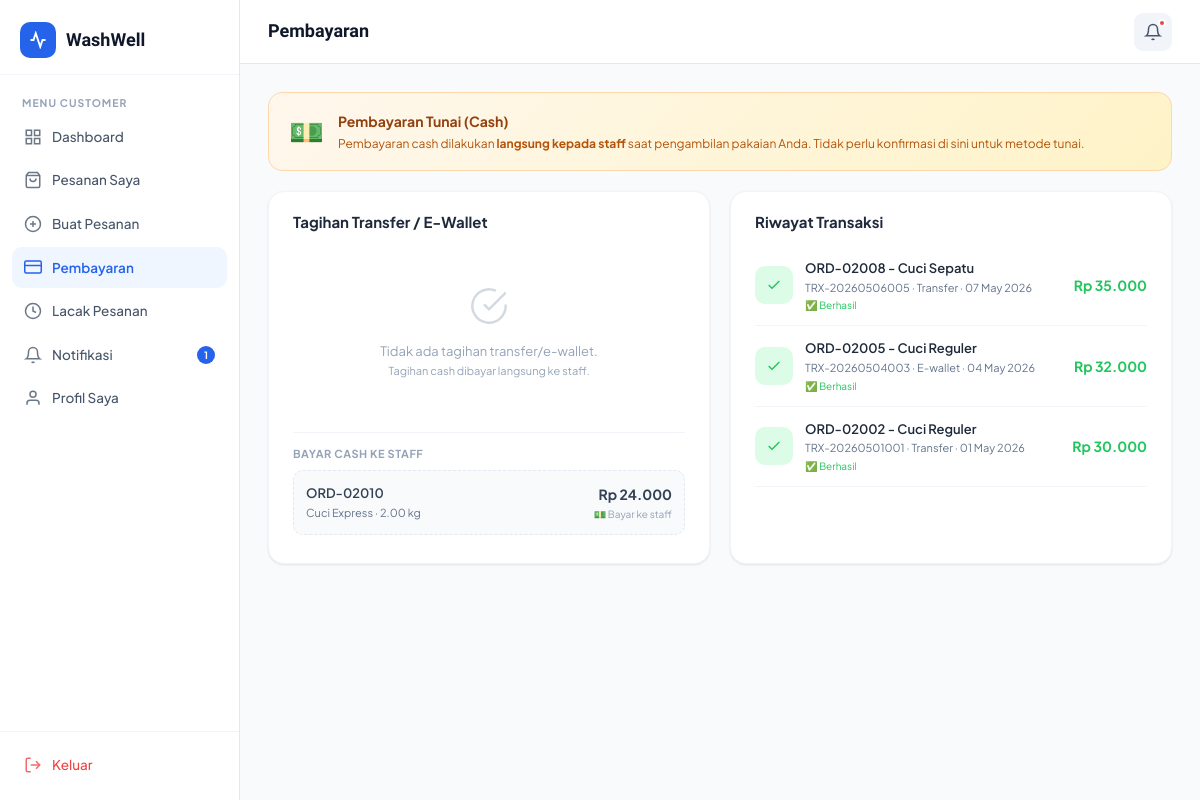
The page /customer/payments.php (signed in) on the database its author committed.
### tables this page shows
CREATE TABLE IF NOT EXISTS orders (
    id INT AUTO_INCREMENT PRIMARY KEY,
    order_code VARCHAR(20) UNIQUE NOT NULL,
    user_id INT NOT NULL,
    service_id INT NOT NULL,
    weight DECIMAL(5,2) DEFAULT 1.00,
    amount DECIMAL(10,2) NOT NULL,
    status ENUM('pending','washing','drying','ironing','ready_pickup','ready_deliver','done','cancelled') DEFAULT 'pending',
    pickup_date DATE,
    delivery_date DATE,
    notes TEXT,
    delivery_type ENUM('pickup','delivery') DEFAULT 'pickup',
    delivery_address TEXT,
    driver_name VARCHAR(100),
    driver_phone VARCHAR(20),
    delivery_status ENUM('pending','on_way','arrived') DEFAULT 'pending',
    payment_status ENUM('unpaid','paid') DEFAULT 'unpaid',
    payment_method ENUM('cash','transfer','e-wallet') DEFAULT 'cash',
    created_at TIMESTAMP DEFAULT CURRENT_TIMESTAMP,
    updated_at TIMESTAMP DEFAULT CURRENT_TIMESTAMP ON UPDATE CURRENT_TIMESTAMP,
    FOREIGN KEY (user_id) REFERENCES users(id) ON DELETE CASCADE,
    FOREIGN KEY (service_id) REFERENCES services(id)
);

CREATE TABLE IF NOT EXISTS services (
    id INT AUTO_INCREMENT PRIMARY KEY,
    name VARCHAR(100) NOT NULL,
    description TEXT,
    price_per_kg DECIMAL(10,2) NOT NULL,
    unit_type ENUM('kg','item') DEFAULT 'kg',
    requires_cloth_type TINYINT(1) DEFAULT 0,
    duration_hours INT DEFAULT 24,
    is_active TINYINT(1) DEFAULT 1,
    created_at TIMESTAMP DEFAULT CURRENT_TIMESTAMP
);

CREATE TABLE IF NOT EXISTS transactions (
    id INT AUTO_INCREMENT PRIMARY KEY,
    order_id INT NOT NULL,
    transaction_code VARCHAR(30) UNIQUE NOT NULL,
    amount DECIMAL(10,2) NOT NULL,
    payment_method ENUM('cash','transfer','e-wallet','cod') DEFAULT 'cash',
    status ENUM('pending','success','failed') DEFAULT 'success',
    created_at TIMESTAMP DEFAULT CURRENT_TIMESTAMP,
    FOREIGN KEY (order_id) REFERENCES orders(id)
);

### includes/auth.php (called while the page is built, shortened)
<?php
require_once __DIR__ . '/config.php';
function getCurrentUser() {
    $db = getDB();
    $id = (int)$_SESSION['user_id'];
    $res = $db->query("SELECT * FROM users WHERE id=$id LIMIT 1");
    return $res ? $res->fetch_assoc() : null;
}
function getUnreadNotifs($userId) {
    $db = getDB();
    $uid = (int)$userId;
    $res = $db->query("SELECT COUNT(*) as cnt FROM notifications WHERE user_id=$uid AND is_read=0");
    return $res ? (int)$res->fetch_assoc()['cnt'] : 0;
}
?>

### includes/config.php (called while the page is built, shortened)
<?php
function formatRupiah($amount) {
    return 'Rp ' . number_format($amount, 0, ',', '.');
}
?>

### customer/payments.php (the view, shortened to what this page needs)
<?php
require_once '../includes/auth.php';
$db = getDB();
$user = getCurrentUser();
$uid = (int)$user['id'];
$transactions = $db->query("
    SELECT t.*, o.order_code, s.name as service_name
    FROM transactions t
    JOIN orders o ON t.order_id = o.id
    JOIN services s ON o.service_id = s.id
    WHERE o.user_id = $uid
      AND t.id = (
          SELECT MAX(t2.id) FROM transactions t2 WHERE t2.order_id = t.order_id
      )
    ORDER BY t.created_at DESC
    LIMIT 20
");
?>
<!DOCTYPE html>
<html lang="id">
<head>
<link rel="stylesheet" href="../assets/css/style.css">
</head>
<body>
<div class="app-layout">
    <?php require_once('../customer/sidebar.php'); ?>
    <div class="main-content">
        <header class="topbar">
            <div class="topbar-left">
                <div class="topbar-title">Pembayaran</div>
            </div>
            <div class="topbar-right">
                <a href="notifications.php" class="notif-btn" style="position:relative;display:flex;align-items:center;justify-content:center;width:38px;height:38px;border-radius:9px;background:var(--gray-100);">
                    <svg width="18" height="18" viewBox="0 0 24 24" fill="none" stroke="currentColor" stroke-width="2"><path d="M18 8A6 6 0 0 0 6 8c0 7-3 9-3 9h18s-3-2-3-9"/><path d="M13.73 21a2 2 0 0 1-3.46 0"/></svg>
                    <?php if ($notifCount > 0): ?><span style="position:absolute;top:6px;right:6px;width:8px;height:8px;border-radius:50%;background:#EF4444;border:2px solid white;"></span><?php endif; ?>
                </a>
            </div>
        </header>
        <main class="page-content">
            <div style="background:linear-gradient(135deg,#FFF7ED,#FEF3C7);border:1.5px solid #FED7AA;border-radius:14px;padding:16px 20px;margin-bottom:20px;display:flex;align-items:center;gap:14px;">
                <div style="font-size:28px;flex-shrink:0;">💵</div>
                <div>
                    <div style="font-weight:700;font-size:14px;color:#92400E;margin-bottom:2px;">Pembayaran Tunai (Cash)</div>
                    <div style="font-size:12px;color:#B45309;line-height:1.5;">Pembayaran cash dilakukan <strong>langsung kepada staff</strong> saat pengambilan pakaian Anda. Tidak perlu konfirmasi di sini untuk metode tunai.</div>
                </div>
            </div>
            <div style="display:grid;grid-template-columns:1fr 1fr;gap:20px;">
                <div class="card">
                    <div class="card-header">
                        <span class="card-title">Tagihan Transfer / E-Wallet</span>
                    </div>
                    <div class="card-body" style="padding-top:12px;">
                        <?php
                        $unpaidNonCash = $db->query("SELECT o.*,s.name as service_name FROM orders o JOIN services s ON o.service_id=s.id WHERE o.user_id=$uid AND o.payment_status='unpaid' AND o.payment_method IN ('transfer','e-wallet') AND o.status!='cancelled' ORDER BY o.created_at DESC");
                        ?>
                        <?php if ($unpaidNonCash->num_rows === 0): ?>
                        <div style="text-align:center;padding:40px 0;color:var(--gray-400);">
                            <svg width="40" height="40" viewBox="0 0 24 24" fill="none" stroke="currentColor" stroke-width="1.5" style="margin-bottom:10px;opacity:0.4;"><path d="M22 11.08V12a10 10 0 1 1-5.93-9.14"/><polyline points="22 4 12 14.01 9 11.01"/></svg>
                            <p style="font-size:13px;">Tidak ada tagihan transfer/e-wallet.</p>
                            <p style="font-size:11px;color:var(--gray-400);">Tagihan cash dibayar langsung ke staff.</p>
                        </div>
                        <?php endif; ?>
                        <?php
                        $unpaidCash = $db->query("SELECT o.*,s.name as service_name FROM orders o JOIN services s ON o.service_id=s.id WHERE o.user_id=$uid AND o.payment_status='unpaid' AND o.payment_method='cash' AND o.status!='cancelled' ORDER BY o.created_at DESC");
                        if ($unpaidCash->num_rows > 0): ?>
                        <div style="border-top:1px solid var(--gray-100);margin-top:12px;padding-top:12px;">
                            <div style="font-size:11px;font-weight:700;color:var(--gray-400);text-transform:uppercase;letter-spacing:0.5px;margin-bottom:8px;">Bayar Cash ke Staff</div>
                            <?php while($o = $unpaidCash->fetch_assoc()): ?>
                            <div style="border:1.5px dashed var(--gray-200);border-radius:10px;padding:12px;margin-bottom:8px;background:var(--gray-50);">
                                <div style="display:flex;justify-content:space-between;align-items:center;">
                                    <div>
                                        <div style="font-weight:600;font-size:13px;color:var(--gray-700)"><?= htmlspecialchars($o['order_code']) ?></div>
                                        <div style="font-size:11px;color:var(--gray-500);"><?= htmlspecialchars($o['service_name']) ?> · <?= $o['weight'] ?> kg</div>
                                    </div>
                                    <div style="text-align:right;">
                                        <div style="font-weight:700;font-size:14px;color:var(--gray-700)"><?= formatRupiah($o['amount']) ?></div>
                                        <div style="font-size:10px;color:var(--gray-400);">💵 Bayar ke staff</div>
                                    </div>
                                </div>
                            </div>
                            <?php endwhile; ?>
                        </div>
                        <?php endif; ?>
                    </div>
                </div>
                <div class="card">
                    <div class="card-header"><span class="card-title">Riwayat Transaksi</span></div>
                    <div class="card-body" style="padding-top:12px;">
                        <?php if ($transactions->num_rows === 0): ?>
                        <div style="text-align:center;padding:40px 0;color:var(--gray-400);font-size:13px;">Belum ada transaksi</div>
                        <?php else: ?>
                        <?php while($t = $transactions->fetch_assoc()): ?>
                        <div style="display:flex;align-items:center;gap:12px;padding:12px 0;border-bottom:1px solid var(--gray-100);">
                            <div style="width:38px;height:38px;border-radius:10px;background:<?= $t['status']==='success'?'var(--green-light)':($t['status']==='pending'?'#FEF3C7':'#FEE2E2') ?>;display:flex;align-items:center;justify-content:center;flex-shrink:0;">
                                <?php if($t['status']==='success'): ?>
                                <svg width="16" height="16" viewBox="0 0 24 24" fill="none" stroke="#22C55E" stroke-width="2"><polyline points="20 6 9 17 4 12"/></svg>
                                <?php elseif($t['status']==='pending'): ?>
                                <svg width="16" height="16" viewBox="0 0 24 24" fill="none" stroke="#D97706" stroke-width="2"><circle cx="12" cy="12" r="10"/><polyline points="12 6 12 12 16 14"/></svg>
                                <?php else: ?>
                                <svg width="16" height="16" viewBox="0 0 24 24" fill="none" stroke="#EF4444" stroke-width="2"><line x1="18" y1="6" x2="6" y2="18"/><line x1="6" y1="6" x2="18" y2="18"/></svg>
                                <?php endif; ?>
                            </div>
                            <div style="flex:1;">
                                <div style="font-size:13px;font-weight:600;"><?= htmlspecialchars($t['order_code']) ?> - <?= htmlspecialchars($t['service_name']) ?></div>
                                <div style="font-size:11px;color:var(--gray-500);"><?= htmlspecialchars($t['transaction_code']) ?> · <?= ucfirst($t['payment_method']) ?> · <?= date('d M Y', strtotime($t['created_at'])) ?></div>
                                <div style="font-size:10px;margin-top:1px;color:<?= $t['status']==='success'?'#22C55E':($t['status']==='pending'?'#D97706':'#EF4444') ?>;">
                                    <?= $t['status']==='success'?'✅ Berhasil':($t['status']==='pending'?'⏳ Menunggu Verifikasi':'❌ Gagal') ?>
                                </div>
                            </div>
                            <div style="font-weight:700;font-size:14px;color:<?= $t['status']==='success'?'var(--green)':($t['status']==='pending'?'#D97706':'#EF4444') ?>"><?= formatRupiah($t['amount']) ?></div>
                        </div>
                        <?php endwhile; ?>
                        <?php endif; ?>
                    </div>
                </div>
            </div>
        </main>
    </div>
</div>
</body>
</html>

### assets/css/style.css (style rules this page uses)
:root { --primary: #2563EB; --primary-light: #3B82F6; --primary-dark: #1D4ED8; --primary-bg: #EFF6FF; --orange: #F97316; --orange-light: #FED7AA; --green: #22C55E; --green-light: #DCFCE7; --teal: #06B6D4; --teal-light: #CFFAFE; --gray-50: #F8FAFC; --gray-100: #F1F5F9; --gray-200: #E2E8F0; --gray-300: #CBD5E1; --gray-400: #94A3B8; --gray-500: #64748B; --gray-600: #475569; --gray-700: #334155; --gray-800: #1E293B; --gray-900: #0F172A; --white: #FFFFFF; --shadow-sm: 0 1px 3px rgba(0,0,0,0.06), 0 1px 2px rgba(0,0,0,0.04); --shadow: 0 4px 6px -1px rgba(0,0,0,0.07), 0 2px 4px -1px rgba(0,0,0,0.04); --shadow-md: 0 10px 15px -3px rgba(0,0,0,0.08), 0 4px 6px -2px rgba(0,0,0,0.04); --shadow-lg: 0 20px 25px -5px rgba(0,0,0,0.08), 0 10px 10px -5px rgba(0,0,0,0.03); --radius: 12px; --radius-lg: 16px; --radius-xl: 24px; --sidebar-w: 240px; --font: 'Plus Jakarta Sans', sans-serif; --font-display: 'Sora', sans-serif; --transition: all 0.2s ease; }
*, *::before, *::after { box-sizing: border-box; margin: 0; padding: 0; }
html { scroll-behavior: smooth; }
body { font-family: var(--font); background: var(--gray-50); color: var(--gray-800); line-height: 1.6; font-size: 14px; }
a { text-decoration: none; color: inherit; }
.card { background: var(--white); border-radius: var(--radius-lg); box-shadow: var(--shadow-sm); border: 1px solid var(--gray-100); }
.card-body { padding: 20px 24px; }
.card-header { padding: 18px 24px 0; display: flex; align-items: center; justify-content: space-between; gap: 12px; }
.card-title { font-size: 15px; font-weight: 700; color: var(--gray-800); }
.app-layout { display: flex; min-height: 100vh; }
.nav-item svg { flex-shrink: 0; opacity: 0.8; }
.nav-item.active svg { opacity: 1; }
.main-content { flex: 1; margin-left: var(--sidebar-w); display: flex; flex-direction: column; min-height: 100vh; }
.topbar { background: var(--white); border-bottom: 1px solid var(--gray-200); padding: 0 28px; height: 64px; display: flex; align-items: center; justify-content: space-between; position: sticky; top: 0; z-index: 50; }
.topbar-left { display: flex; align-items: center; gap: 16px; }
.topbar-title { font-family: var(--font-display); font-size: 18px; font-weight: 700; color: var(--gray-900); }
.topbar-right { display: flex; align-items: center; gap: 12px; }
.page-content { padding: 28px; flex: 1; }
.notif-btn { position: relative; background: var(--gray-100); border: none; border-radius: 10px; width: 38px; height: 38px; display: flex; align-items: center; justify-content: center; color: var(--gray-600); transition: var(--transition); }

### rows shown on the page
orders: order_code "ORD-02010", service.name "Cuci Express", weight "2.00", amount "Rp 24.000"
transactions: status "success" (drawn), order.order_code "ORD-02008", services.name "Cuci Sepatu", transaction_code "TRX-20260506005", payment_method "Transfer", created_at "07 May 2026", amount "Rp 35.000"
transactions: status "success" (drawn), order.order_code "ORD-02005", services.name "Cuci Reguler", transaction_code "TRX-20260504003", payment_method "E-wallet", created_at "04 May 2026", amount "Rp 32.000"
transactions: status "success" (drawn), order.order_code "ORD-02002", services.name "Cuci Reguler", transaction_code "TRX-20260501001", payment_method "Transfer", created_at "01 May 2026", amount "Rp 30.000"

### other values the page prints
$item['label'] "Dashboard"
$item['label'] "Pesanan Saya"
$item['label'] "Buat Pesanan"
$item['label'] "Pembayaran"
$item['label'] "Lacak Pesanan"
$item['label'] "Notifikasi"
$notifCount "1"
$item['label'] "Profil Saya"
